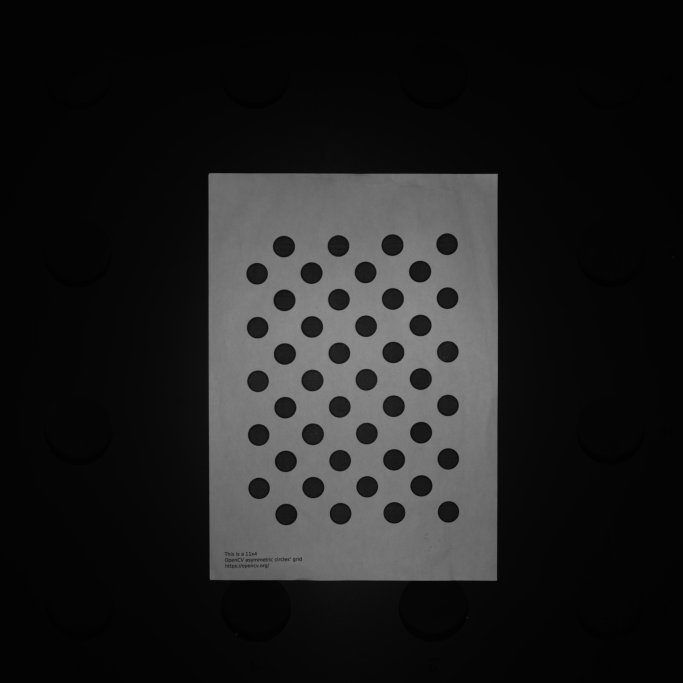
#> input picture calibration_data/Calibration16tray§004_TopESLive_2023-10-02T12-44-33.png, 2048 x 2048 px (shown at 1/3 size)
$ python -i calibration.py   (imports and definitions only)
#> lines starting #> are read from the running program, lines starting #| are printed output that depends on the picture; after the words box and inside, x2 and y2 are one past the last pixel; in counts of white or black regions, pixels touching at a corner belong together
#> further down, picture is the input picture: shape (2048, 2048, 3); min 2, max 145, mean 30.6

"""Registration of the luminescence (ES) camera onto the RGB camera.

The calibration and grid-detection logic was generated by Claude (Anthropic,
Claude Opus 5.5) in an earlier session (see `dev/angle_correction_exploratory.py`)
and moved here. OpenCV is only used here, for the dot-grid detection.

Convention: the transform maps ES (x, y) coordinates onto RGB (x, y) coordinates.
"""

################################################################################
# %% Libraries

import json

import cv2
import matplotlib.pyplot as plt
import numpy as np
import scipy.ndimage as ndi
import skimage as sk

################################################################################
# %% Calibration: dot-grid detection and fit


def prep_calib_image(img):
    """Grey uint8 image of only the contrast-stretched calibration sheet; rest white."""

    # Take the largest bright region as the paper sheet (dark tray holes would
    # otherwise be detected as dots), and include the dots by filling holes
    g = sk.color.rgb2gray(img[:, :, :3])
    paper = g > sk.filters.threshold_otsu(g)
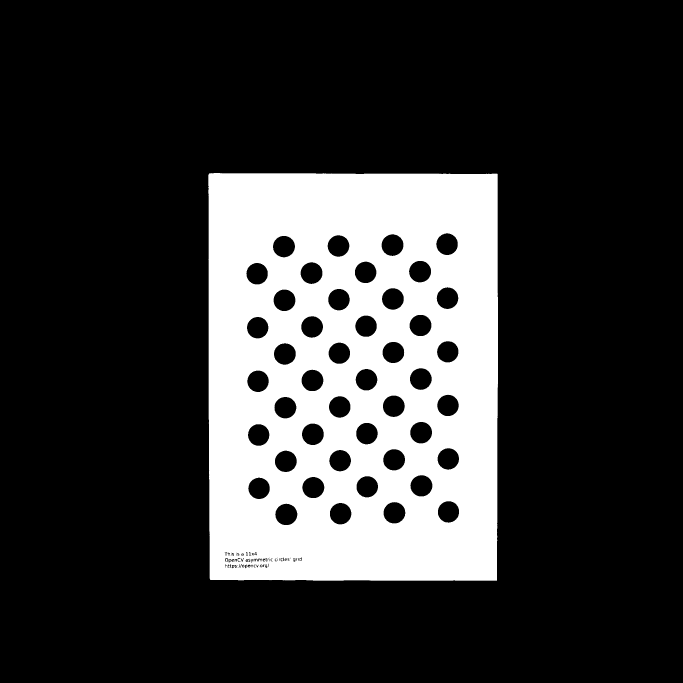
#> paper: shape (2048, 2048) bool (shown at 1/3 size); 21.8% white; 14 white regions (12 under 20 px), largest, box (x1, y1, x2, y2) and area: (625, 519, 1494, 1742) 912293, (677, 1676, 683, 1684) 38
    lab = sk.measure.label(paper)
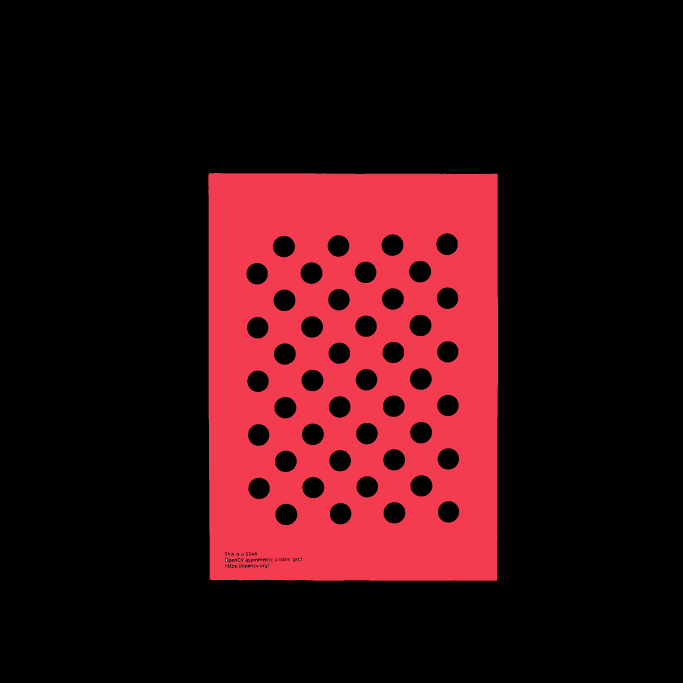
#> lab: shape (2048, 2048) int32 (shown at 1/3 size); 15 distinct labels, from 0 to 14; one colour per label, 0 black
    paper = lab == np.argmax(np.bincount(lab.ravel())[1:]) + 1
#> paper: shape (2048, 2048) bool; 21.8% white; 1 white region, box (x1, y1, x2, y2) and area: (625, 519, 1494, 1742) 912293
    paper = ndi.binary_fill_holes(paper)
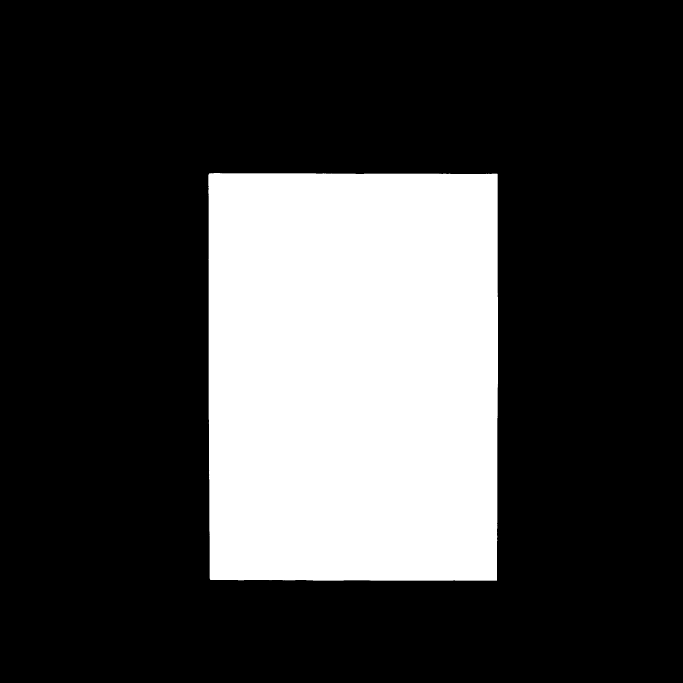
#> paper: shape (2048, 2048) bool (shown at 1/3 size); 25.2% white; 1 white region, box (x1, y1, x2, y2) and area: (625, 519, 1494, 1742) 1056916

    # Stretch contrast within the sheet, and blank out everything else
    lo, hi = np.percentile(g[paper], [1, 99])
#> lo = 0.0745; hi = 0.541
    g = np.clip((g - lo) / (hi - lo), 0, 1)
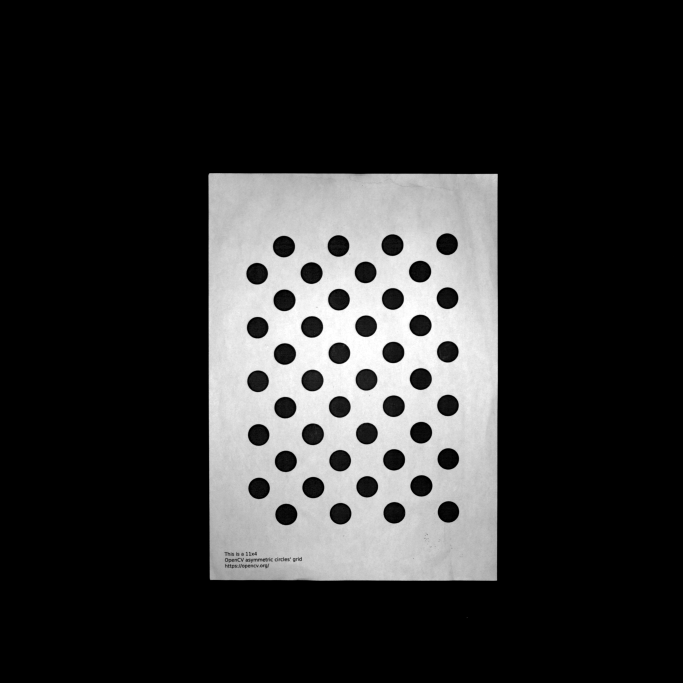
#> g: shape (2048, 2048) float64 (shown at 1/3 size); min 0, max 1, mean 0.183
    g[~paper] = 1
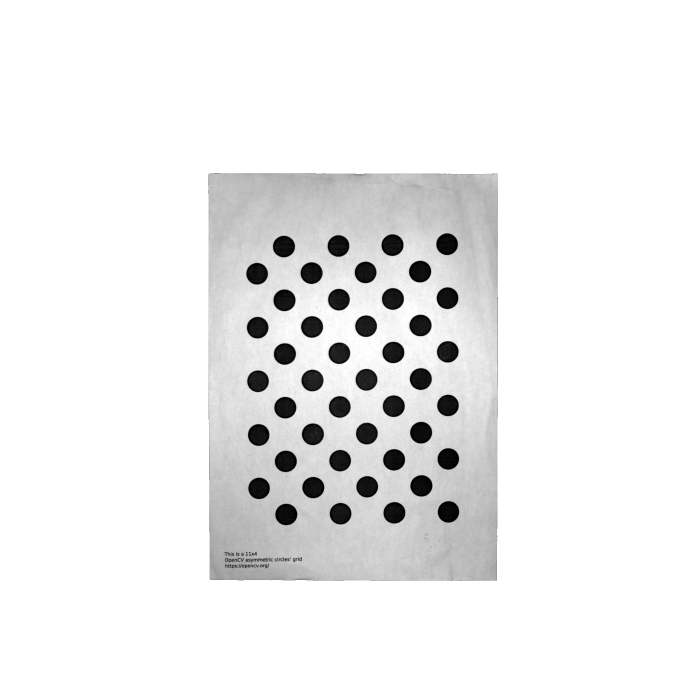
#> g: shape (2048, 2048) float64 (shown at 1/3 size); min 0, max 1, mean 0.931
    img_prepped = (g * 255).astype(np.uint8)
    return img_prepped


# [112 lines left out: functions find_grid, fit_lum_to_rgb, plot_calibration_check, save_transform, load_transform, warp_labels_to_rgb and 2 more, not called in this run]

>>> import cv2
>>> picture = cv2.cvtColor(cv2.imread('../calibration_data/Calibration16tray§004_TopESLive_2023-10-02T12-44-33.png'), cv2.COLOR_BGR2RGB)
>>> result = prep_calib_image(picture)
